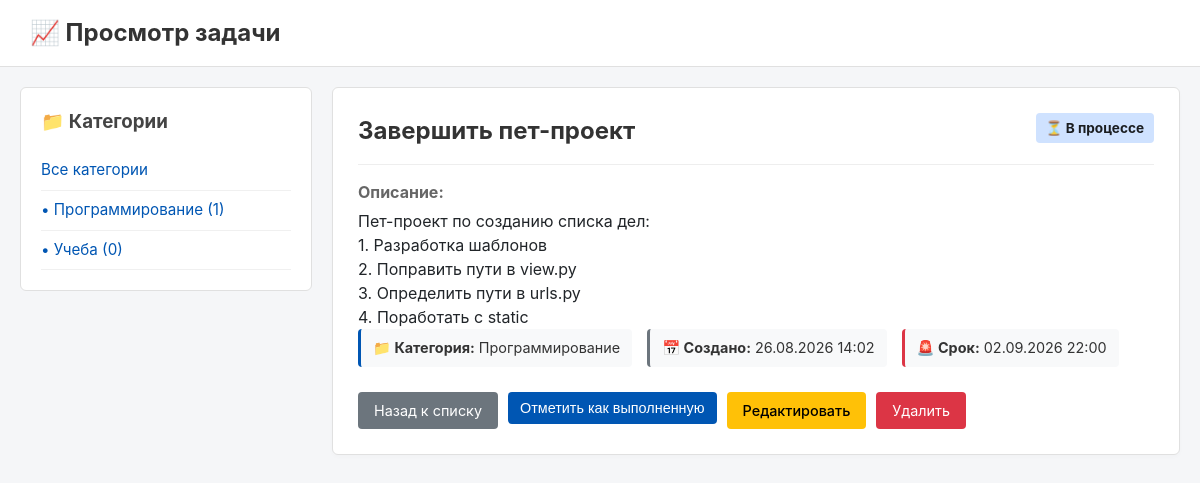
The app's page /task/1/, older data.
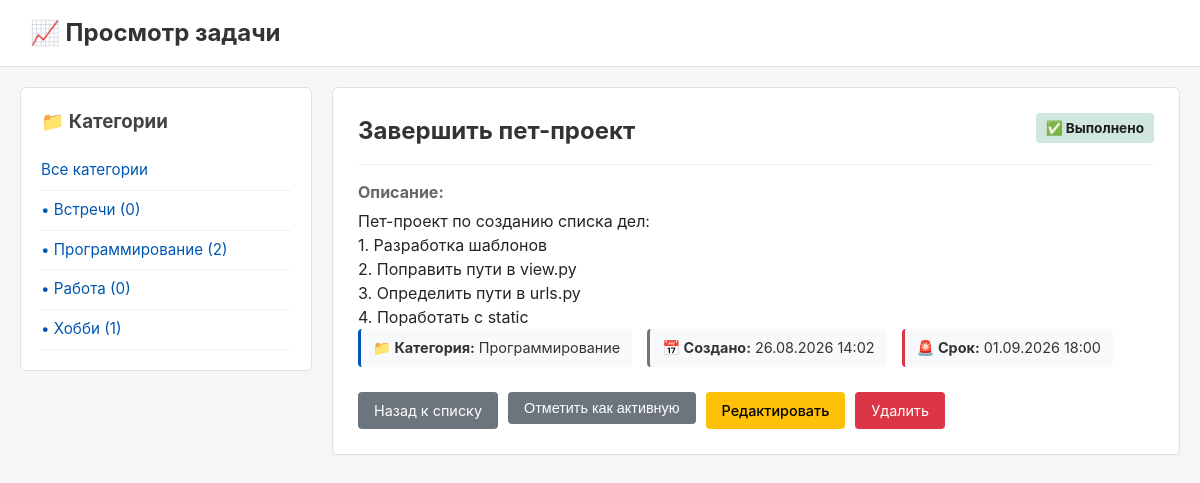
The same page, newer data.
### todoapp/models.py (models this page shows, shortened)
class Category(models.Model):
    name = models.CharField(
        max_length = 60,
        verbose_name = "Название",
        help_text = "Введите название категории:"
    )
    class Meta:
        verbose_name = "Категория"
        verbose_name_plural = "Категории"
        ordering = ['name']

class Task(models.Model):
    title = models.CharField(
        max_length=200,
        verbose_name="Задача",
        help_text="Введите название задачи:"
    )
    description = models.TextField(
        max_length=500,
        verbose_name="Описание",
        help_text="Введите описание задачи:"
    )
    created_date = models.DateTimeField(
        auto_now_add=True,
        verbose_name="Дата создания задачи:",
        help_text="Введите дату создания задачи:"
    )
    due_date = models.DateTimeField(
        null=True,
        blank=True,
        verbose_name="Срок выполнения задачи:",
        help_text="Введите срок выполнения задачи:"
    )
    is_completed = models.BooleanField(
        default=False,
        verbose_name="Выполнено",
    )
    category_task = models.ForeignKey(
        Category,
        on_delete = models.SET_NULL,
        null=True,
        blank=True,
        verbose_name="Название",
        related_name="tasks", #category.tasks.all
    )
    @property
    def is_past_due(self):
        if self.due_date and not self.is_completed:
            return timezone.now() > self.due_date
        return False
    class Meta:
        verbose_name="Задача"
        verbose_name_plural="Задачи"
        ordering=['is_completed', '-created_date']

### todoapp/views.py (the view)
# urls.py: path('task/<int:pk>/', views.TaskDetailView.as_view(), name='task_detail'),
class TaskDetailView(DetailView):
    model = Task
    template_name = "taskview.html"
    context_object_name = "task"
    def get_context_data(self, **kwargs):
        context = super().get_context_data(**kwargs)
        context['title'] = f"Задача: {self.object.title}"
        context['categories'] = Category.objects.all()
        return context

### templates/taskview.html (shortened to what this page needs)
<!DOCTYPE html>
<html lang="ru">
<head>
    <link rel="stylesheet" href="/static/styles.css">
</head>
<body>
    <div class="header-bar">
        <h2>📈 Просмотр задачи</h2>
    </div>
    <div class="main-layout">
        <div class="sidebar">
            <h3>📁 Категории</h3>
            <a href="{% url 'todo:index' %}" class="category-link">Все категории</a>
            {% for category in categories %}
                <a href="{% url 'todo:index' %}?category={{ category.id }}" class="category-link">
                    • {{ category.name }} ({{ category.tasks.count }})
                </a>
            {% empty %}
                <p>Категорий нет</p>
            {% endfor %}
        </div>
        <div class="content-area">
            <div class="detail-card">
                <div class="detail-header">
                    <h2>{{ task.title }}</h2>
                    {% if task.is_completed %}
                        <span class="badge badge-success">✅ Выполнено</span>
                    {% elif task.is_past_due %}
                        <span class="badge" style="background-color: #f8d7da; color: #842029;">🚨 Просрочена</span>
                    {% else %}
                        <span class="badge badge-info">⏳ В процессе</span>
                    {% endif %}
                </div>
                <hr class="detail-divider">
                <div class="detail-description">
                    <h4>Описание:</h4>
                    <p>{{ task.description|default:"Описание отсутствует" }}</p>
                </div>
                <div class="detail-meta-grid">
                    <div class="meta-pill meta-pill-category">
                        <strong>📁 Категория:</strong> {{ task.category_task.name|default:"Без категории" }}
                    </div>
                    <div class="meta-pill meta-pill-created">
                        <strong>📅 Создано:</strong> {{ task.created_date|date:"d.m.Y H:i" }}
                    </div>
                    <div class="meta-pill meta-pill-due">
                        <strong>🚨 Срок:</strong> {{ task.due_date|date:"d.m.Y H:i"|default:"Не ограничен" }}
                    </div>
                </div>
                <div class="btn-group">
                    <a href="{% url 'todo:index' %}" class="btn btn-secondary">Назад к списку</a>
                    <form action="{% url 'todo:task_toggle' task.id %}" method="post" style="display: inline;">
                        <button type="submit" class="btn {% if task.is_completed %}btn-secondary{% else %}btn-primary{% endif %}" style="border: none; cursor: pointer;">
                            {% if task.is_completed %}Отметить как активную{% else %}Отметить как выполненную{% endif %}
                        </button>
                    </form>
                    <a href="{% url 'todo:task_edit' task.id %}" class="btn btn-warning">Редактировать</a>
                    <a href="#" class="btn btn-danger">Удалить</a>
                </div>
            </div>
        </div>
    </div>
</body>
</html>

Row changes from the older to the newer data that the page shows:
removed Category: name "Учеба", tasks.count "0"
added Category: name "Встречи", tasks.count "0"
computed for Category "Программирование": tasks.count "1" → "2"
added Category: name "Работа", tasks.count "0"
added Category: name "Хобби", tasks.count "1"
changed Task "Завершить пет-проект": is_completed False → True (drawn); due_date "02.09.2026 22:00" → "01.09.2026 18:00"
Text that changed along with them:
text no longer shown: "⏳ В процессе Отметить как выполненную"
text now shown: "✅ Выполнено Отметить как активную"
